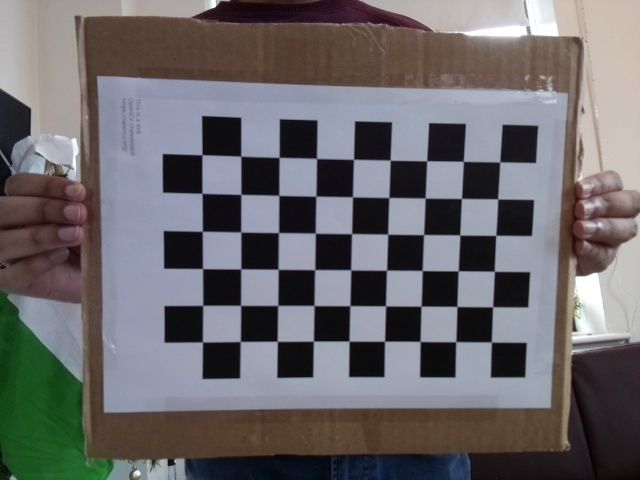
#> input picture development/Justin/opencv_practice/calibration_images/1.jpg, 640 x 480 px; its folder holds 5 pictures in this run
$ python calibration.py
#> lines starting #> are read from the running program, lines starting #| are printed output that depends on the picture; after the words box and inside, x2 and y2 are one past the last pixel; in counts of white or black regions, pixels touching at a corner belong together
#!/usr/bin/env python3
"""
This file contains the script we used to acquire the camera distortion coefficients.
Not this is not our own work, we copied the code from:
https://docs.opencv2.org/3.4/dc/dbb/tutorial_py_calibration.html
"""

import numpy as np
import cv2
import glob

# termination criteria
criteria = (cv2.TERM_CRITERIA_EPS + cv2.TERM_CRITERIA_MAX_ITER, 24, 0.001)

# prepare object points, like (0,0,0), (1,0,0), (2,0,0) ....,(6,5,0)
objp = np.zeros((6*9,3), np.float32)
objp[:,:2] = np.mgrid[0:9,0:6].T.reshape(-1,2)

# Arrays to store object points and image points from all the images.
objpoints = [] # 3d point in real world space
imgpoints = [] # 2d points in image plane.

images = glob.glob('calibration_images/*.jpg')

for fname in images:
	img = cv2.imread(fname)
#> img is the input picture: shape (480, 640, 3); mean B, G, R 106.2, 104, 106.3
	gray = cv2.cvtColor(img, cv2.COLOR_BGR2GRAY)
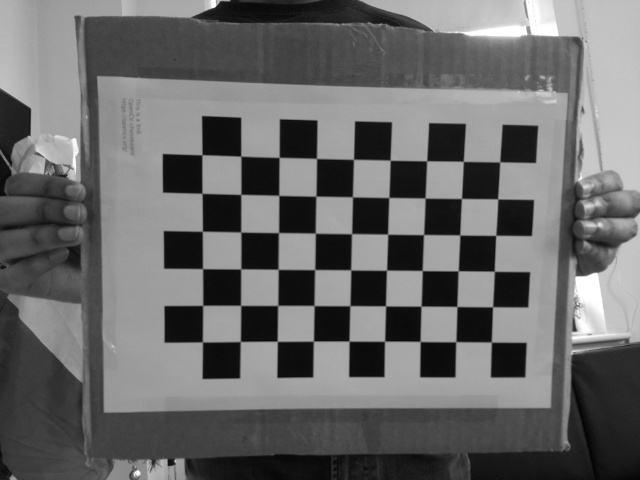
#> gray: shape (480, 640); min 2, max 255, mean 105

	# Find the chess board corners
	ret, corners = cv2.findChessboardCorners(gray, (9,6), None)
#> ret = True; corners = 54 rows, first 8: [491.4, 342.2], [455.7, 341.6], [420.2, 341.5], [384.5, 341.2], [349.1, 341.1], [313.4, 341.2], [277.3, 341.3], [240.4, 341.5]

	# If found, add object points, image points (after refining them)
	if ret == True:
		objpoints.append(objp)

		corners2 = cv2.cornerSubPix(gray,corners, (11,11), (-1,-1), criteria)
#> corners2 = 54 rows, first 8: [491.4, 342.1], [455.8, 341.7], [420.1, 341.4], [384.6, 341.2], [349, 341.1], [313.4, 341.1], [277.3, 341.3], [240.3, 341.5]
		imgpoints.append(corners)

		# Draw and display the corners
		cv2.drawChessboardCorners(img, (9,6), corners2, ret)
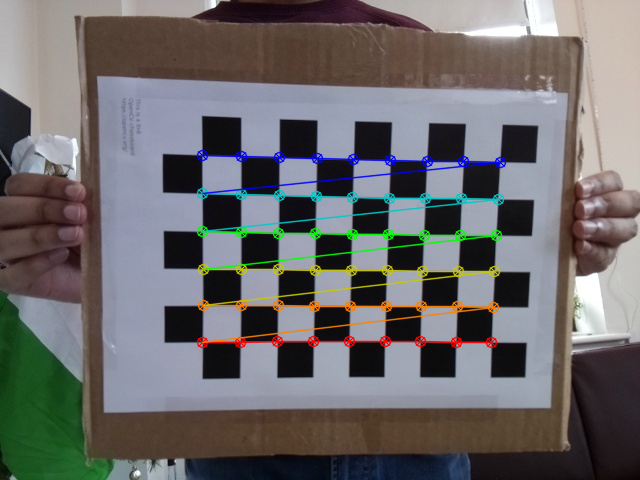
#> img: shape (480, 640, 3); 4.49% of pixels changed, all inside (x1, y1, x2, y2) = (196, 149, 507, 349)
		cv2.imshow('img', img)
		cv2.waitKey(500)
#> pass 2 of the loop `for fname in images:`:
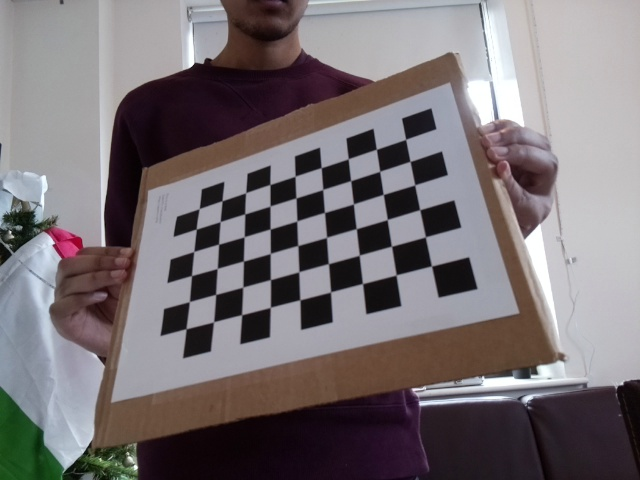
#> input picture development/Justin/opencv_practice/calibration_images/10.jpg, 640 x 480 px
#> img is the input picture: shape (480, 640, 3); mean B, G, R 116.1, 113.1, 120
#> `gray = cv2.cvtColor(img, cv2.COLOR_BGR2GRAY)`:
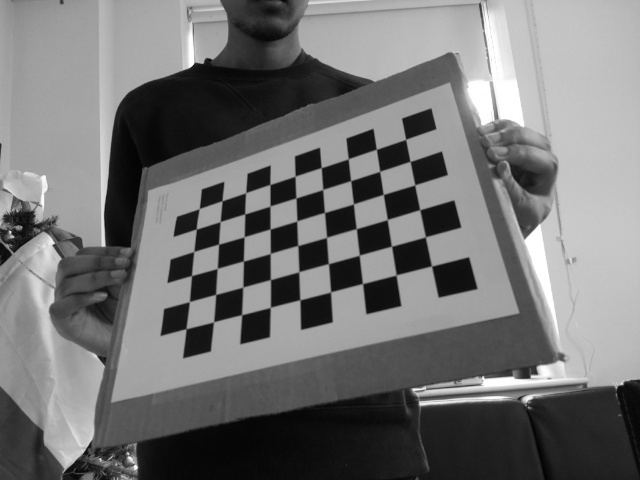
#> gray: shape (480, 640); min 2, max 255, mean 115.5
#> corners = 54 rows, first 8: [431.3, 266.1], [396.2, 275.1], [362.5, 283.5], [330.5, 291.8], [300, 299.5], [270.5, 307.2], [241.7, 314.6], [213.7, 322]
#> corners2 = 54 rows, first 8: [431.5, 266], [396.1, 274.9], [362.5, 283.6], [330.6, 291.9], [299.9, 299.8], [270.3, 307.4], [241.6, 314.7], [213.6, 321.9]
#> `cv2.drawChessboardCorners(img, (9,6), corners2, ret)`:
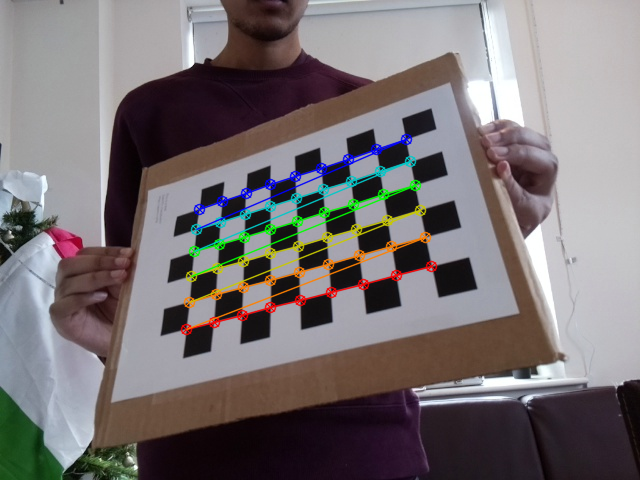
#> img: shape (480, 640, 3); 3.69% of pixels changed, all inside (x1, y1, x2, y2) = (180, 133, 438, 336)
#> pass 3 of the loop `for fname in images:`:
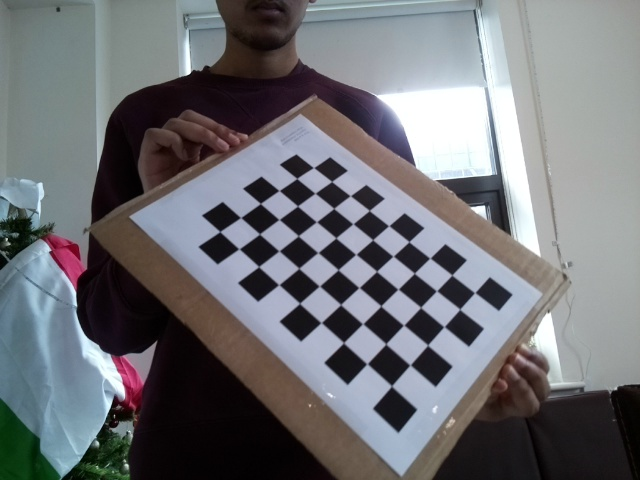
#> input picture development/Justin/opencv_practice/calibration_images/11.jpg, 640 x 480 px
#> img is the input picture: shape (480, 640, 3); mean B, G, R 117.1, 113, 111.7
#> `gray = cv2.cvtColor(img, cv2.COLOR_BGR2GRAY)`:
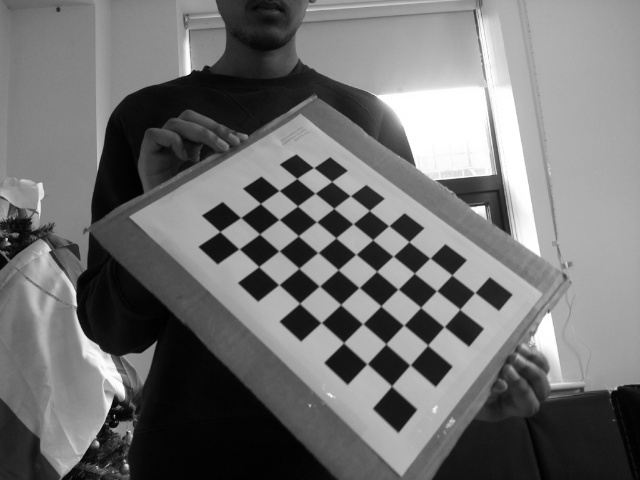
#> gray: shape (480, 640); min 0, max 255, mean 113.1
#> corners = 54 rows, first 8: [391.5, 385.7], [367.2, 363.7], [343.5, 342.5], [321.4, 322.6], [299.6, 303.2], [278.6, 284.7], [258.6, 266.6], [238.8, 248.8]
#> corners2 = 54 rows, first 8: [391.6, 386], [367, 363.8], [343.6, 342.7], [321.2, 322.6], [299.6, 303.3], [278.8, 284.7], [258.7, 266.6], [239, 248.9]
#> `cv2.drawChessboardCorners(img, (9,6), corners2, ret)`:
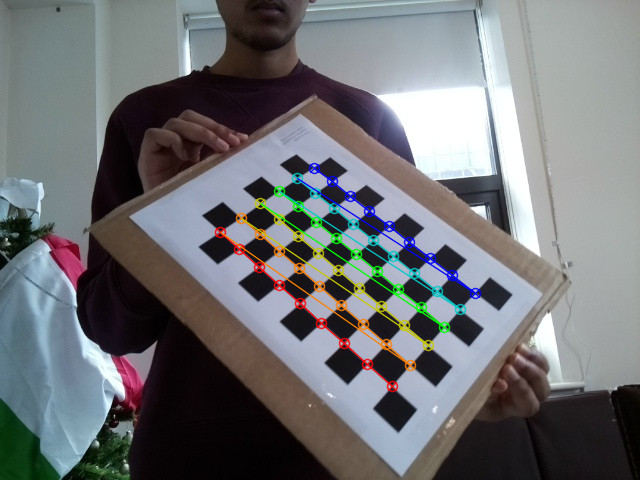
#> img: shape (480, 640, 3); 3.21% of pixels changed, all inside (x1, y1, x2, y2) = (214, 162, 482, 393)
#> the loop made 5 passes; the first 3 are shown

cv2.destroyAllWindows()

ret, mtx, dist, rvecs, tvecs = cv2.calibrateCamera(objpoints, imgpoints, gray.shape[::-1], None, None)

print(mtx)
print(dist)

img = cv2.imread('calibration_images/1.jpg')
h,  w = img.shape[:2]
#> h = 480; w = 640
newcameramtx, roi = cv2.getOptimalNewCameraMatrix(mtx, dist, (w,h), 0, (w,h))

# undistort
dst = cv2.undistort(img, mtx, dist, None)
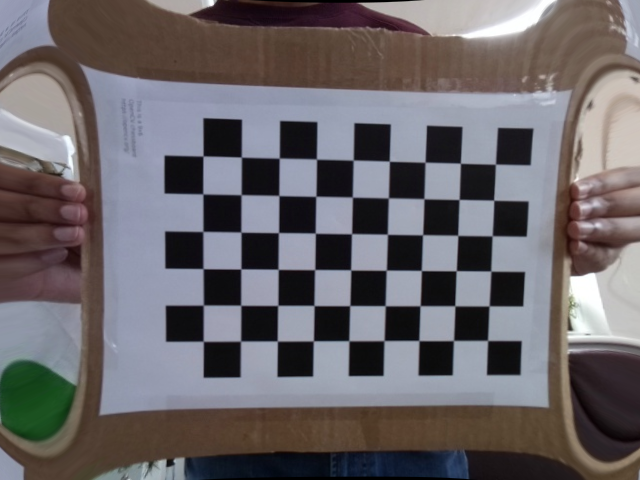
#> dst: shape (480, 640, 3); mean B, G, R 104.7, 101.4, 105.9

# crop the image
x, y, w, h = roi
dst = dst[y:y+h, x:x+w]
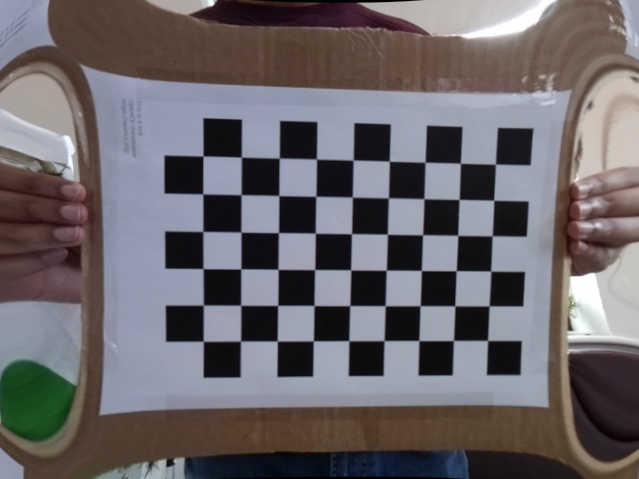
#> dst: shape (479, 639, 3); mean B, G, R 104.8, 101.4, 105.9

cv2.imshow('calibresult', dst)
cv2.waitKey(0)

mean_error = 0
for i in range(len(objpoints)):
	imgpoints2, _ = cv2.projectPoints(objpoints[i], rvecs[i], tvecs[i], mtx, dist)
	error = cv2.norm(imgpoints[i], imgpoints2, cv2.NORM_L2)/len(imgpoints2)
	mean_error += error

print( "total error: {}".format(mean_error/len(objpoints)) )
